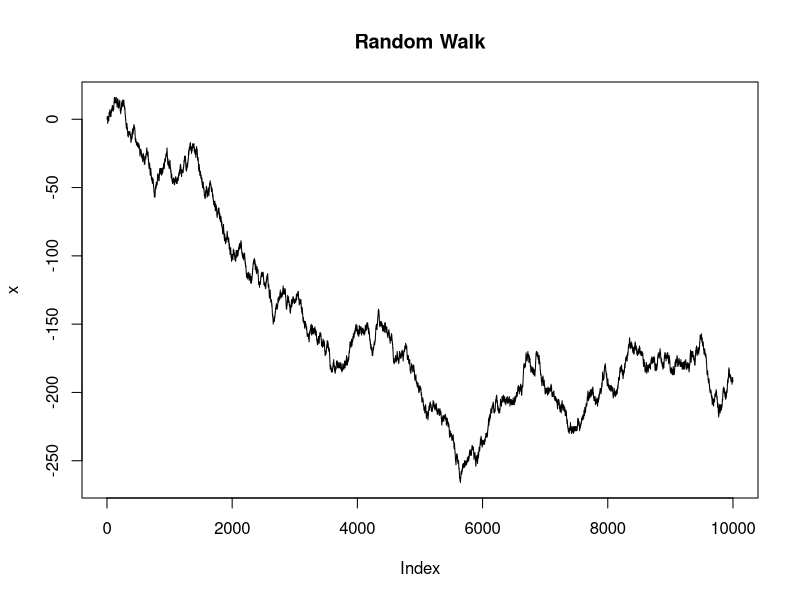
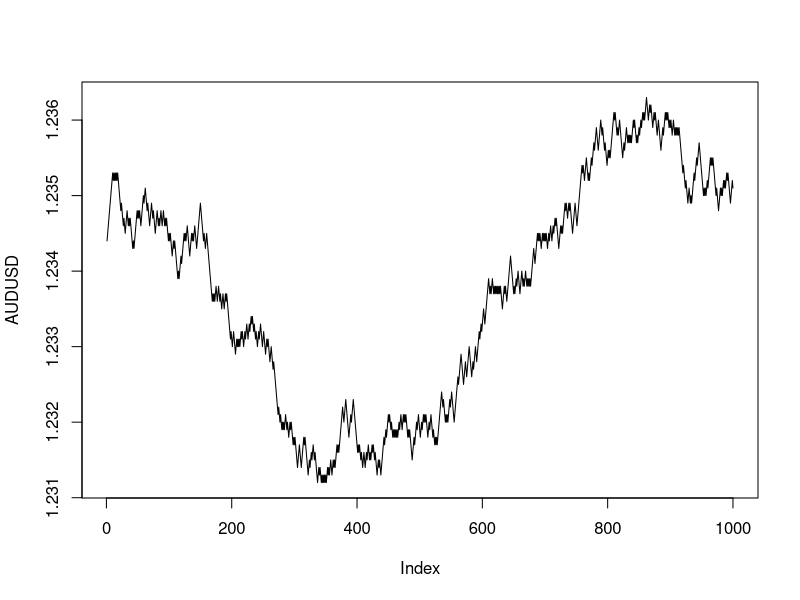
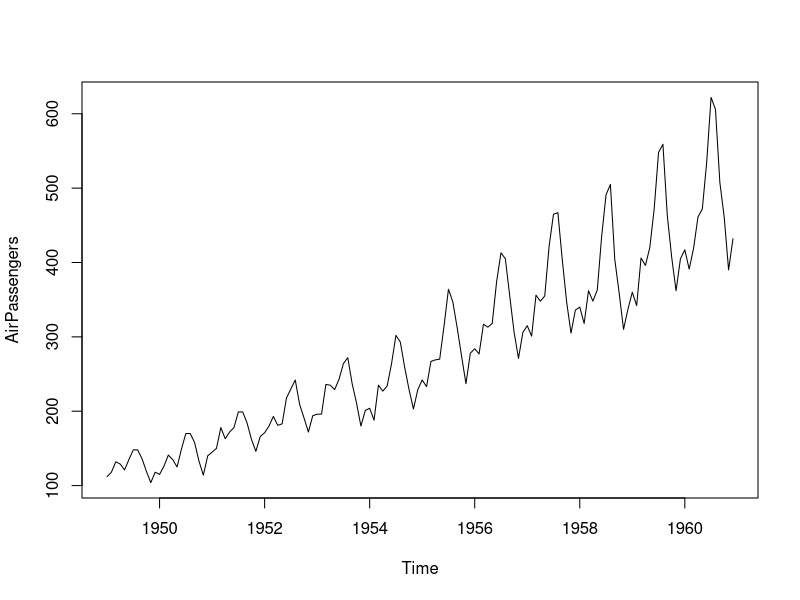
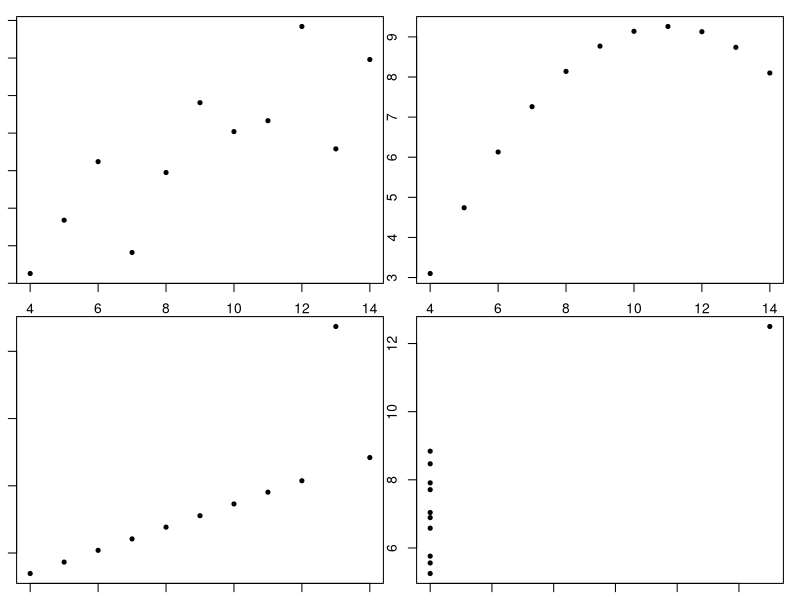

These figures' R source, in order:
## ---- chunk 1
knitr::opts_chunk$set(
  cache = FALSE, # if TRUE knitr will cache results to reuse in future knits
  fig.width = 6, # the width for plots created by code chunk
  fig.height = 4.5, # the height for plots created by code chunk
  fig.align = 'center', # how to align graphics. 'left', 'right', 'center'
  dpi = 150, 
  # eval = FALSE, # if FALSE, then the R code chunks are not evaluated
  # results = 'asis', # knitr passes through results without reformatting
  echo = TRUE, # if FALSE knitr won't display code in chunk above it's results
  message = TRUE, # if FALSE knitr won't display messages generated by code
  strip.white = TRUE, # if FALSE knitr won't remove white spaces at beg or end of code chunk
  warning = FALSE) # if FALSE knitr won't display warning messages in the doc
  # options(tinytex.verbose = TRUE)
## ---- chunk 2
  options("digits" = 5)
  options("digits.secs" = 3)
 
## ---- chunk 3
  x <- 1
  class(x)
   
  y <- "Hello World"
  class(y)
   
  z <- TRUE
  class(z)
   
  as.integer(z)
## ---- chunk 4
  x <- c(1,2,3)
  x
  x <- 1:3
  x[1]
  x[0]
  x[-1]
## ---- chunk 5
  rep(0, 5)
  seq(1,10)
  seq(1,2,.1)
  seq(1,2,length.out = 6)
## ---- chunk 6
  x <- c(1, 3, 4, 10, 15, 20, 50, 1, 6)
  x > 10
  which(x > 10)
  x[x > 10]
  x[!x > 10]
  x[x <= 10]
  x[x > 10 & x < 30]
## ---- chunk 7
  square <- function(x) x^2
  square(2)
   
  pow <- function(x, p=2) x^p
  pow(10)
  pow(10,3)
  pow(p = 3,10)
 
## ---- chunk 8
  g <- function(x, f) f(x)
  g(10, square)
   
  h <- function(x,f,...) f(x,...)
  h(10, pow, 3)
## ---- chunk 9
  mult <- function(x,y) {  
    z <- numeric(length(x))
    for (i in 1:length(x)) {
      z[i] <- x[i] * y[i]
      }
    z
    }
   
  mult(1:10,1:10)
## ---- chunk 10
  1:10 * 1:10
## ---- chunk 11
  1:10 * 1:2
## ---- chunk 12
# Normal variates, mean=0, sd=1
  rnorm(10)
  rnorm(10, mean = 100, sd = 5)
## ---- chunk 13
  d <- data.frame(x = 1:6, y = "AUDUSD", z = c("one","two"))
  d
## ---- chunk 14
  # First row
  d[1,]
   
  # First column
  d[,1]
   
  # First and third cols, first two rows
  d[1:2,c(1,3)]
## ---- chunk 15
  generateData <- function(N) data.frame(time = Sys.time() + 1:N, 
    sym = "AUDUSD", 
    bid = rep(1.2345,N) + runif(min = -.0010,max = .0010,N),
    ask = rep(1.2356,N) + runif(min = -.0010,max = .0010,N),
    exch = sample(c("EBS","RTM","CNX"),N, replace = TRUE)) 
   
  prices <- generateData(50)
  head(prices, 5)
## ---- chunk 16
  prices$spread <- prices$ask - prices$bid
  prices$mid <- (prices$bid + prices$ask) * 0.5
  head(prices)
## ---- chunk 17
  names(prices)
   
  table(prices$exch)
   
  summary(prices$mid)
## ---- chunk 18
  `(`
  (1 + 2)
  `(` <- function(x) 42
  (1 + 2)
  rm("(")
## ---- chunk 19
  mad
## ---- chunk 20

  choose(10,3)*(.5)^3*(.5)^7
## ---- chunk 21
 dbinom(prob = 0.5, size = 10, x = 3)
## ---- chunk 22
  sum(replicate(100000,sum(rbinom(prob = 1/2, size = 10, 1)) == 3))/100000
## ---- chunk 23
  x <- (cumsum(ifelse(rbinom(prob = 0.5, size = 1, 10000) == 0,-1,1)))
  plot(x, type = 'l', main = 'Random Walk')
## ---- chunk 24
  randomWalk <- function(N)(cumsum(ifelse(rbinom(prob = 0.5, size = 1, N) == 0,-1,1)))
  AUDUSD <- 1.2345 + randomWalk(1000)*.0001
  
  plot(AUDUSD, type = 'l')
  
## ---- chunk 25
  plot(AirPassengers)
## ---- chunk 26
  op <- par(mfrow = c(2,2),mar = rep(1,4))
  with(anscombe,{plot(x1,y1,pch = 20);plot(x2,y2,pch = 20);
                 plot(x3,y3,pch = 20);plot(x4,y4,pch = 20)})
  par(op)
